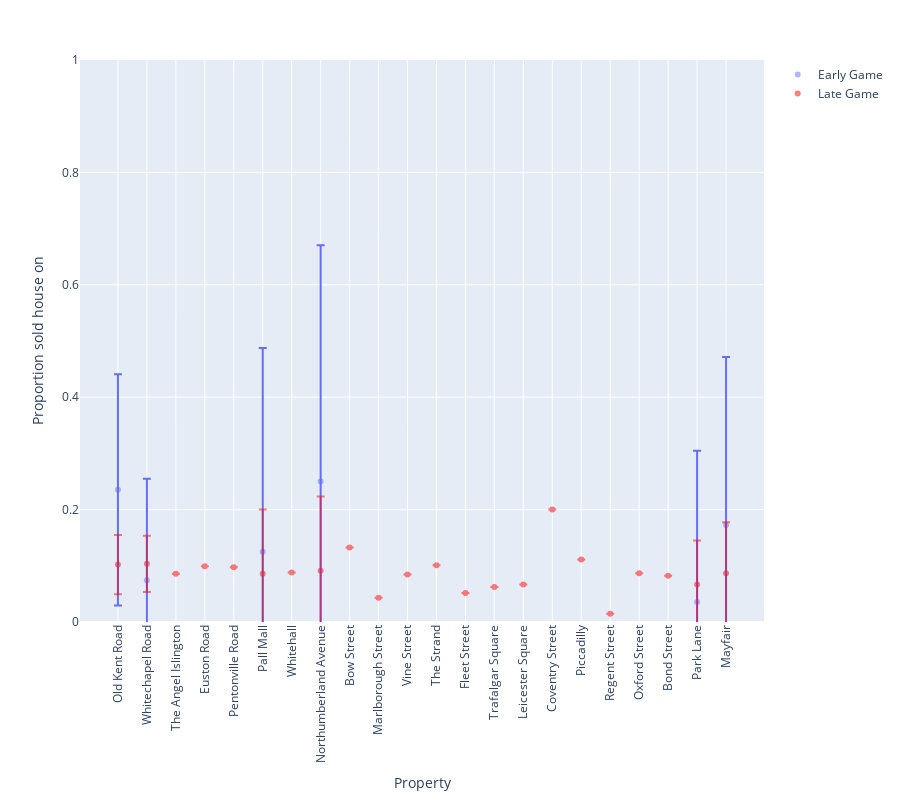

Source (notebook cell):
### Code cell
plot_action_proportions(df_sell_house, 'Proportion sold house on (early game)', 
                        'Proportion sold house on (late game)', 'Proportion sold house on', 21)

### Figure 1 — Plotly figure (JSON) as saved in the notebook; plotly's stock layout.template omitted (floating-point values rounded to 4 significant figures)
{"data": [{"error_y": {"array": [0.2057, 0.1803, null, null, null, 0.3625, null, 0.4205, null, null, null, null, null, null, null, null, null, null, null, null, 0.2689, 0.2992]}, "hovertemplate": "Property=%{x}<br>Proportion sold house on (early game)=%{y}<extra></extra>", "legendgroup": "", "marker": {"color": "#636efa", "opacity": 0.5, "symbol": "circle"}, "mode": "markers", "name": "Early Game", "orientation": "v", "showlegend": true, "type": "scatter", "x": ["Old Kent Road", "Whitechapel Road", "The Angel Islington", "Euston Road", "Pentonville Road", "Pall Mall", "Whitehall", "Northumberland Avenue", "Bow Street", "Marlborough Street", "Vine Street", "The Strand", "Fleet Street", "Trafalgar Square", "Leicester Square", "Coventry Street", "Piccadilly", "Regent Street", "Oxford Street", "Bond Street", "Park Lane", "Mayfair"], "xaxis": "x", "y": [0.2353, 0.07447, null, null, null, 0.125, null, 0.25, null, null, null, null, null, null, null, null, null, null, null, null, 0.03571, 0.1724], "yaxis": "y"}, {"error_y": {"array": [0.05276, 0.04999, null, null, null, 0.1144, null, 0.1321, null, null, null, null, null, null, null, null, null, null, null, null, 0.07829, 0.09034]}, "hovertemplate": "Property=%{x}<br>Proportion sold house on (late game)=%{y}<extra></extra>", "legendgroup": "", "marker": {"color": "red", "symbol": "circle"}, "mode": "markers", "name": "Late Game", "opacity": 0.5, "orientation": "v", "showlegend": true, "type": "scatter", "x": ["Old Kent Road", "Whitechapel Road", "The Angel Islington", "Euston Road", "Pentonville Road", "Pall Mall", "Whitehall", "Northumberland Avenue", "Bow Street", "Marlborough Street", "Vine Street", "The Strand", "Fleet Street", "Trafalgar Square", "Leicester Square", "Coventry Street", "Piccadilly", "Regent Street", "Oxford Street", "Bond Street", "Park Lane", "Mayfair"], "xaxis": "x", "y": [0.1022, 0.1034, 0.08579, 0.09922, 0.09742, 0.08571, 0.08824, 0.0913, 0.1324, 0.04317, 0.08451, 0.1011, 0.05172, 0.0625, 0.06667, 0.2, 0.1111, 0.01449, 0.08696, 0.08219, 0.06678, 0.08696], "yaxis": "y"}], "layout": {"height": 800, "legend": {"tracegroupgap": 0}, "margin": {"t": 60}, "xaxis": {"anchor": "y", "domain": [0, 1], "tickangle": -90, "title": {"text": "Property"}}, "yaxis": {"anchor": "x", "domain": [0, 1], "range": [0, 1], "title": {"text": "Proportion sold house on"}}}}
